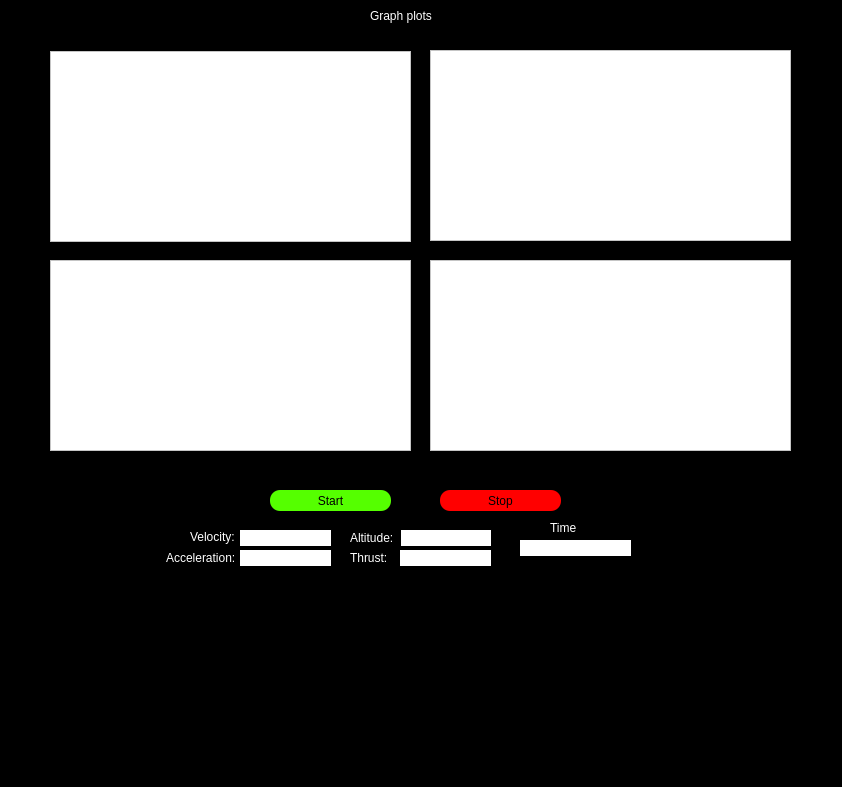
<?xml version="1.0" encoding="UTF-8"?>
<ui version="4.0">
 <class>MainWindow</class>
 <widget class="QMainWindow" name="MainWindow">
  <property name="geometry">
   <rect>
    <x>0</x>
    <y>0</y>
    <width>842</width>
    <height>787</height>
   </rect>
  </property>
  <property name="windowTitle">
   <string>MainWindow</string>
  </property>
  <property name="styleSheet">
   <string notr="true">background-color: rgb(0, 0, 0);</string>
  </property>
  <widget class="QWidget" name="centralwidget">
   <widget class="QWidget" name="Bg" native="true">
    <property name="geometry">
     <rect>
      <x>-20</x>
      <y>-10</y>
      <width>1200</width>
      <height>800</height>
     </rect>
    </property>
    <property name="styleSheet">
     <string notr="true">background-color: rgb(0, 0, 0);</string>
    </property>
    <widget class="QLabel" name="label">
     <property name="geometry">
      <rect>
       <x>390</x>
       <y>0</y>
       <width>201</width>
       <height>51</height>
      </rect>
     </property>
     <property name="styleSheet">
      <string notr="true">color: rgb(255, 255, 255);
font: 15pt &quot;Tahoma&quot;;</string>
     </property>
     <property name="text">
      <string>Graph plots</string>
     </property>
    </widget>
    <widget class="QPushButton" name="Start">
     <property name="geometry">
      <rect>
       <x>290</x>
       <y>500</y>
       <width>121</width>
       <height>21</height>
      </rect>
     </property>
     <property name="cursor">
      <cursorShape>PointingHandCursor</cursorShape>
     </property>
     <property name="styleSheet">
      <string notr="true">background-color: rgb(85, 255, 0);
color: black;
font: 10pt &quot;Tahoma&quot;;
border-radius: 10px;
</string>
     </property>
     <property name="text">
      <string>Start</string>
     </property>
    </widget>
    <widget class="QPushButton" name="Stop">
     <property name="enabled">
      <bool>true</bool>
     </property>
     <property name="geometry">
      <rect>
       <x>460</x>
       <y>500</y>
       <width>121</width>
       <height>21</height>
      </rect>
     </property>
     <property name="cursor">
      <cursorShape>PointingHandCursor</cursorShape>
     </property>
     <property name="styleSheet">
      <string notr="true">background-color: rgb(255, 0, 0);
font: 10pt &quot;Tahoma&quot;;
color: black;
border-radius: 10px;
</string>
     </property>
     <property name="text">
      <string>Stop</string>
     </property>
     <property name="flat">
      <bool>false</bool>
     </property>
    </widget>
    <widget class="PlotWidget" name="VT">
     <property name="geometry">
      <rect>
       <x>70</x>
       <y>61</y>
       <width>361</width>
       <height>191</height>
      </rect>
     </property>
     <property name="styleSheet">
      <string notr="true">background-color: rgb(255, 255, 255);
color: rgb(255, 0, 127);</string>
     </property>
    </widget>
    <widget class="QLabel" name="L_acceleration">
     <property name="geometry">
      <rect>
       <x>260</x>
       <y>560</y>
       <width>91</width>
       <height>16</height>
      </rect>
     </property>
     <property name="styleSheet">
      <string notr="true">background-color: rgb(255, 255, 255);</string>
     </property>
     <property name="text">
      <string/>
     </property>
    </widget>
    <widget class="QLabel" name="L_thrust">
     <property name="geometry">
      <rect>
       <x>420</x>
       <y>560</y>
       <width>91</width>
       <height>16</height>
      </rect>
     </property>
     <property name="styleSheet">
      <string notr="true">background-color: rgb(255, 255, 255);</string>
     </property>
     <property name="text">
      <string/>
     </property>
    </widget>
    <widget class="QLabel" name="L_altitude">
     <property name="geometry">
      <rect>
       <x>420</x>
       <y>540</y>
       <width>91</width>
       <height>16</height>
      </rect>
     </property>
     <property name="styleSheet">
      <string notr="true">background-color: rgb(255, 255, 255);</string>
     </property>
     <property name="text">
      <string/>
     </property>
    </widget>
    <widget class="QLabel" name="L_velocity">
     <property name="geometry">
      <rect>
       <x>260</x>
       <y>540</y>
       <width>91</width>
       <height>16</height>
      </rect>
     </property>
     <property name="styleSheet">
      <string notr="true">background-color: rgb(255, 255, 255);</string>
     </property>
     <property name="text">
      <string/>
     </property>
    </widget>
    <widget class="QLabel" name="L_time">
     <property name="geometry">
      <rect>
       <x>540</x>
       <y>550</y>
       <width>111</width>
       <height>16</height>
      </rect>
     </property>
     <property name="styleSheet">
      <string notr="true">background-color: rgb(255, 255, 255);</string>
     </property>
     <property name="text">
      <string/>
     </property>
    </widget>
    <widget class="QLabel" name="label_2">
     <property name="geometry">
      <rect>
       <x>210</x>
       <y>540</y>
       <width>47</width>
       <height>14</height>
      </rect>
     </property>
     <property name="styleSheet">
      <string notr="true">color: rgb(255, 255, 255);
font: 9pt &quot;Tahoma&quot;;</string>
     </property>
     <property name="text">
      <string>Velocity:</string>
     </property>
    </widget>
    <widget class="QLabel" name="label_3">
     <property name="geometry">
      <rect>
       <x>186</x>
       <y>560</y>
       <width>71</width>
       <height>16</height>
      </rect>
     </property>
     <property name="styleSheet">
      <string notr="true">color: rgb(255, 255, 255);
font: 9pt &quot;Tahoma&quot;;</string>
     </property>
     <property name="text">
      <string>Acceleration:</string>
     </property>
    </widget>
    <widget class="QLabel" name="label_4">
     <property name="geometry">
      <rect>
       <x>370</x>
       <y>540</y>
       <width>51</width>
       <height>16</height>
      </rect>
     </property>
     <property name="styleSheet">
      <string notr="true">color: rgb(255, 255, 255);
font: 9pt &quot;Tahoma&quot;;</string>
     </property>
     <property name="text">
      <string>Altitude:</string>
     </property>
    </widget>
    <widget class="QLabel" name="label_5">
     <property name="geometry">
      <rect>
       <x>370</x>
       <y>560</y>
       <width>41</width>
       <height>16</height>
      </rect>
     </property>
     <property name="styleSheet">
      <string notr="true">color: rgb(255, 255, 255);
font: 9pt &quot;Tahoma&quot;;</string>
     </property>
     <property name="text">
      <string>Thrust:</string>
     </property>
    </widget>
    <widget class="QLabel" name="label_6">
     <property name="geometry">
      <rect>
       <x>570</x>
       <y>530</y>
       <width>31</width>
       <height>16</height>
      </rect>
     </property>
     <property name="styleSheet">
      <string notr="true">color: rgb(255, 255, 255);
font: 9pt &quot;Tahoma&quot;;</string>
     </property>
     <property name="text">
      <string>Time</string>
     </property>
    </widget>
    <widget class="PlotWidget" name="AlT">
     <property name="geometry">
      <rect>
       <x>450</x>
       <y>60</y>
       <width>361</width>
       <height>191</height>
      </rect>
     </property>
     <property name="styleSheet">
      <string notr="true">background-color: rgb(255, 255, 255);</string>
     </property>
    </widget>
    <widget class="PlotWidget" name="AT">
     <property name="geometry">
      <rect>
       <x>70</x>
       <y>270</y>
       <width>361</width>
       <height>191</height>
      </rect>
     </property>
     <property name="styleSheet">
      <string notr="true">background-color: rgb(255, 255, 255);</string>
     </property>
    </widget>
    <widget class="PlotWidget" name="TT">
     <property name="geometry">
      <rect>
       <x>450</x>
       <y>270</y>
       <width>361</width>
       <height>191</height>
      </rect>
     </property>
     <property name="styleSheet">
      <string notr="true">background-color: rgb(255, 255, 255);</string>
     </property>
    </widget>
   </widget>
  </widget>
  <widget class="QMenuBar" name="menubar">
   <property name="geometry">
    <rect>
     <x>0</x>
     <y>0</y>
     <width>842</width>
     <height>22</height>
    </rect>
   </property>
  </widget>
  <widget class="QStatusBar" name="statusbar"/>
 </widget>
 <customwidgets>
  <customwidget>
   <class>PlotWidget</class>
   <extends>QGraphicsView</extends>
   <header location="global">pyqtgraph</header>
  </customwidget>
 </customwidgets>
 <resources/>
 <connections/>
</ui>
